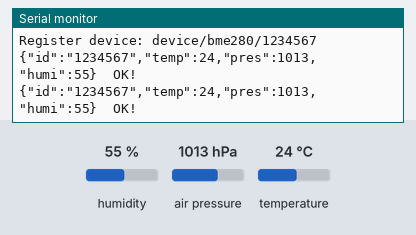
The sketch below on a simulated ESP8266 (NodeMCU). Shown: the last lines printed to the serial monitor. The test bench sets the inputs (shaded band); at power-on: humidity 55 %, air pressure 1013 hPa, temperature 24 °C. WiFi joins after 1.5 s; servers stay silent unless stated; no MQTT or app messages arrive unless stated.

Above: at 2.7 s.
2.8 s: humidity set to 22 %
At 4.1 s:
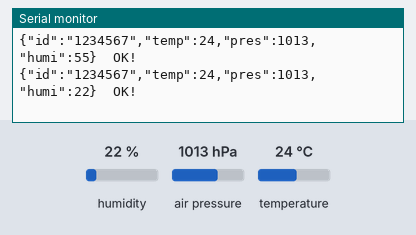
4.3 s: air pressure set to 952 hPa
At 5.4 s:
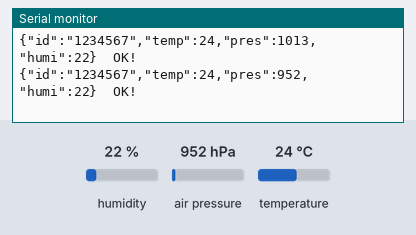
5.8 s: temperature set to 12 °C
At 7.4 s:
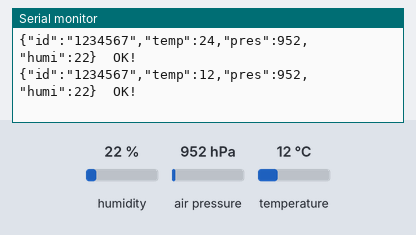

The sketch:

bme280.ino
```cpp
#include <ESP8266WiFi.h>
#include <Adafruit_MQTT.h>
#include <Adafruit_MQTT_Client.h>
#include <Adafruit_Sensor.h>
#include <Adafruit_BME280.h>
#include <Arduino_JSON.h>
#include "config.h"

uint32_t chipid;
WiFiClient client;
Adafruit_MQTT_Client mqtt(&client, MQTT_SERVER, MQTT_SERVERPORT, MQTT_USERNAME, MQTT_PASSWORD);
Adafruit_MQTT_Publish pub_register = Adafruit_MQTT_Publish(&mqtt, TOPIC_REGISTER);
Adafruit_MQTT_Publish pub_sensor = Adafruit_MQTT_Publish(&mqtt, TOPIC_BME280);
Adafruit_BME280 bme;

void WIFI_connect();
void MQTT_connect();
void BME280_connect();
void printValues();

void setup() {
  Serial.begin(115200);
  while (!Serial);

  WIFI_connect();
  BME280_connect();
}

void loop() {
  MQTT_connect();
  printValues();
  delay(DELAY_INTERVAL);
}

void WIFI_connect() {
  Serial.print("\n\nConnecting to WIFI (");
  Serial.print(WLAN_SSID);
  Serial.print(") ");

  WiFi.begin(WLAN_SSID, WLAN_PASS);

  while (WiFi.status() != WL_CONNECTED) {
    delay(500);
    Serial.print(".");
  }

  Serial.print("\nWiFi connected: ");
  Serial.println(WiFi.localIP());
  Serial.println();
}

void MQTT_connect() {
  int8_t ret;
  uint8_t retries = 3;

  // stop if already connected
  if (mqtt.connected()) {
    return;
  }

  Serial.println("Connecting to MQTT ... ");

  while ((ret = mqtt.connect()) != 0) {
    Serial.println(mqtt.connectErrorString(ret));
    Serial.println("Retrying MQTT connection in 5 seconds...");
    mqtt.disconnect();
    delay(5000);
    if (!(retries--)) {
      // basically die and wait for WDT to reset me
      while (1);
    }
  }

  Serial.println("MQTT Connected!\n");

  // register device
  chipid = ESP.getChipId();
  String topic = String(TOPIC_BME280) + "/" + String(chipid);
  pub_register.publish(topic.c_str());
  Serial.print("Register device: ");
  Serial.println(topic);
  Serial.println();
}

void BME280_connect() {
  unsigned status = bme.begin(0x76);

  if (!status) {
    Serial.println("BME280 connect failed!");
    Serial.println("    VCC - 3V3");
    Serial.println("    GND - GND");
    Serial.println("    SCL - D1");
    Serial.println("    SDA - D2");
    while (1) delay(10);
  }

  Serial.println("BME280 connected.\n");
}

void printValues () {
  float temp = bme.readTemperature();
  float pres = bme.readPressure() / 100.0F;
  float humi = bme.readHumidity();

  JSONVar data;
  data["id"] = String(chipid);
  data["temp"] = temp;
  data["pres"] = pres;
  data["humi"] = humi;

  String json = JSON.stringify(data);
  Serial.print(json);

  bool flag = pub_sensor.publish(json.c_str());
  Serial.println(flag ? "  OK!" : "  Failed");
}
```

config.h
```cpp
#ifndef _CONFIG_H_
#define _CONFIG_H_

#define WLAN_SSID               "VINCENT"
#define WLAN_PASS               "wyqtyq120547"

#define MQTT_SERVER             "192.168.1.189"
#define MQTT_SERVERPORT         1883
#define MQTT_USERNAME           "admin"
#define MQTT_PASSWORD           "public"

#define TOPIC_REGISTER          "register/device"
#define TOPIC_BME280            "device/bme280"

#define DELAY_INTERVAL          1000

#endif
```

Measured:
- after the input at 2.8 s, the serial monitor: prints a new line after 0.77 s (image 1)
- after the input at 4.3 s, the serial monitor: prints a new line after 0.27 s (image 2)
- after the input at 5.8 s, the serial monitor: prints a new line after 0.78 s (image 3)
